Frame 1 (no input): blank canvas, image omitted
Frame 60 (the mouse pressed at the canvas centre just before this capture): blank canvas, image omitted
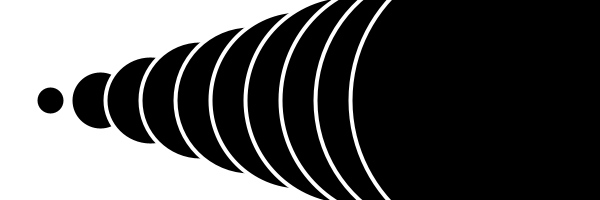
Frame 120 (the mouse held since frame 60 and released just before this capture)

The Processing sketch whose frames 1 and 60 were blank and that drew this single picture after the mouse press (run headless with seeded random() and noise(); from frame 60 on, the mouse is pressed at the canvas centre):

// Processing sketch: processing_20981
// ── processing_20981.pde

void setup() {
  // set some initital conditions
  size(600, 200);
  smooth();
  background(255);
  stroke(255);
  strokeWeight(4);
  fill(0);
}

void draw() {
  // remember the for loop structure:
  // for (<counter>; <end condition>; <increment>) {
  //    loop body -- this repeats until <end condition> is met
  //    usually you'll want to do stuff with the counter in here
  //    so that the loop ends at some point!
  // }

  // draw 10 circles, spaced equally with increasing size (based on i)
  int spacing = 50;
  for (int i=0; i < 10; i = i+1) {
    float x = spacing + i * spacing;  
    float y = height/2; 
    
    // i+1 gives us a multipler of 1 to 10 
    // mouseX/10 will be between 60 and 6 
    // the actual diameter for each circle is a combination of
    // i and mouseX for each circle 
    float diameter = (i+1) * (mouseX/10);
    ellipse(x, y, diameter, diameter);
  }
}
